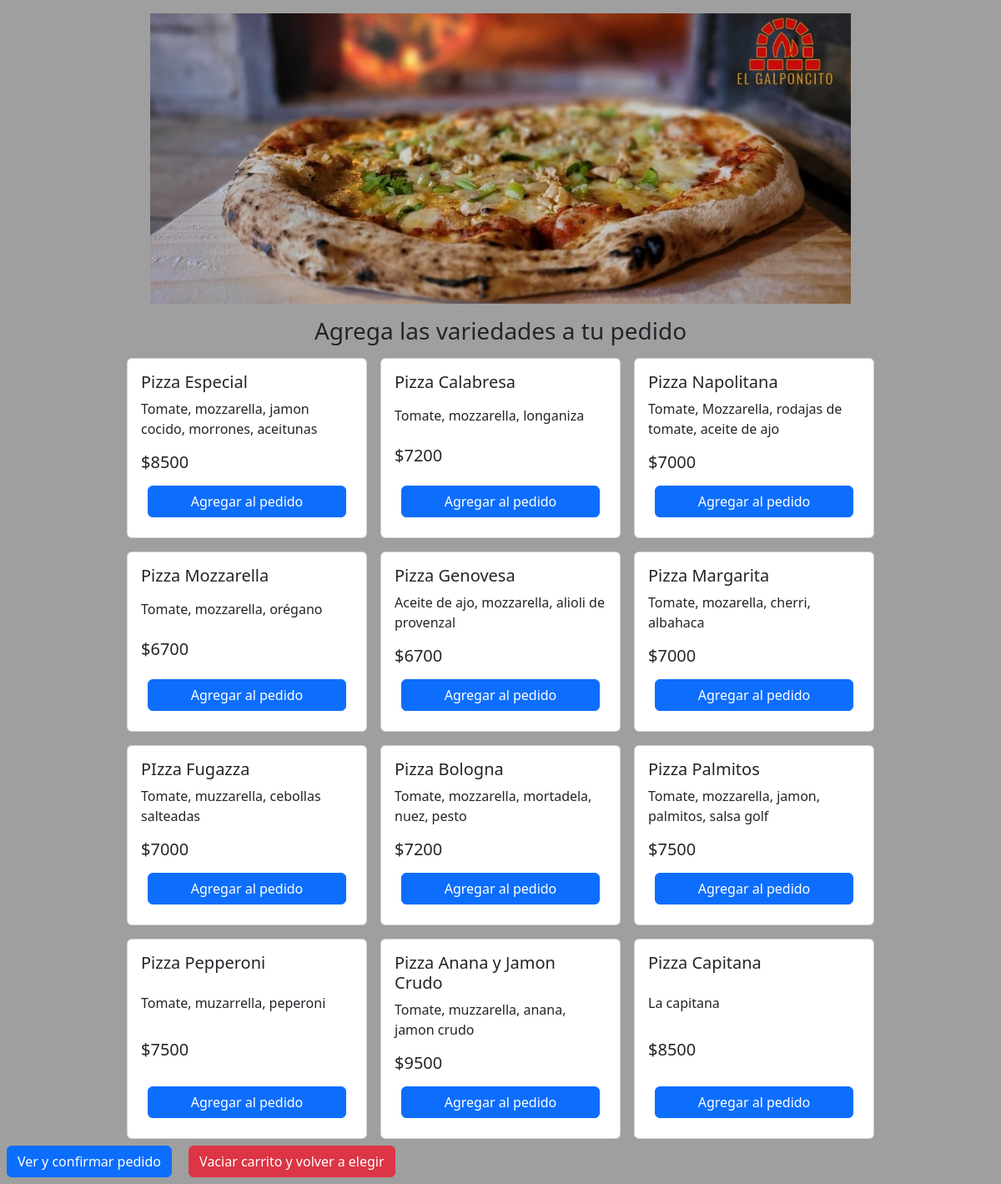
The app's page /, older data.
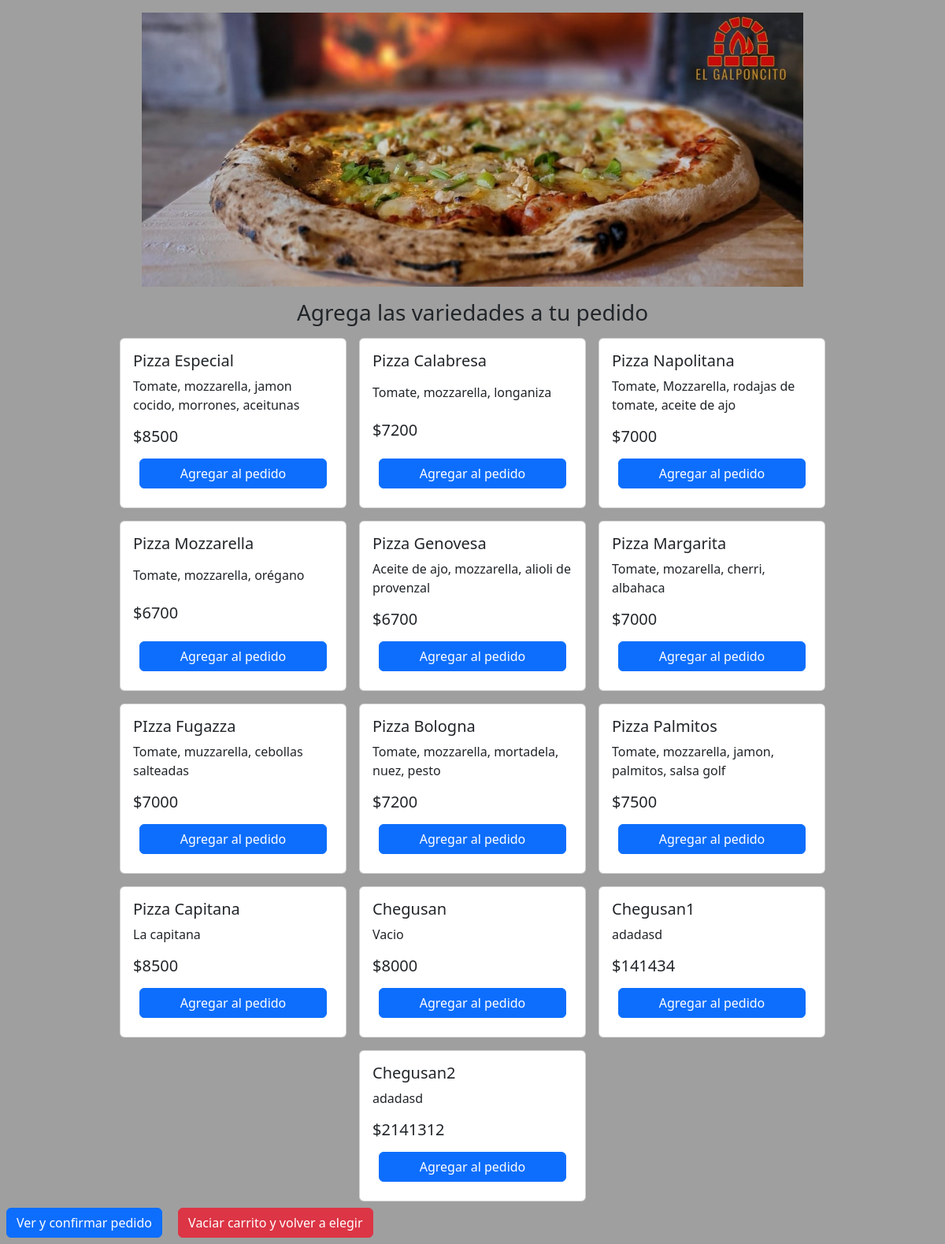
The same page, newer data.
### productos/models.py (models this page shows, shortened)
class Producto(models.Model):
    nombre = models.CharField(max_length=75)
    descripcion = models.CharField(max_length=200)
    precio = models.IntegerField()
    disponible = models.BooleanField()
    masasxunidad = models.DecimalField(decimal_places=1, max_digits=4)

### cliente/views.py (the view)
# urls.py: path('', views.cliente, name='Cliente'),
def cliente(request):
    productos = Producto.objects.all()
    return render(request, 'cliente/cliente.html', {'productos': productos})

### templates/cliente/cliente.html (shortened to what this page needs)
<!DOCTYPE html>
<html lang="en">
<head>
    {% load static %}
    <link href="https://cdn.jsdelivr.net/npm/bootstrap@5.3.3/dist/css/bootstrap.min.css" rel="stylesheet">
    <link rel="stylesheet" type="text/css" href={% static "css/cliente_styles.css" %} />
</head>
<body>
    <header class="text-center my-3">
        <img src={% static 'img/logo.jpg' %} class="img-fluid" alt="Logo de la Pizzería">
        <h3>Agrega las variedades a tu pedido</h3>
    </header>
    <div id="productos">
        {% for producto in productos %}
        <div class="card" style="width: 18rem;">
            <div class="card-body">
                <h5 class="card-title">{{ producto.nombre }}</h5>
                <p class="card-text">{{ producto.descripcion }}</p>
                <h5 class="card-text">${{ producto.precio }} </h5>
                <button class="btn btn-primary" onclick="agregarProducto('{{ producto.id }}', '{{ producto.nombre }}', '{{ producto.precio }}')">Agregar al pedido</button>
            </div>
        </div>
        {% endfor %}
    </div>
    <div>
    <a class="btn btn-primary" href="form_cliente/">Ver y confirmar pedido</a>
    <a class="btn btn-danger" onclick='vaciarCarrito()'>Vaciar carrito y volver a elegir</a>
    </div>
</body>
</html>

### static/css/cliente_styles.css (style rules this page uses)
body { background: rgb(159, 159, 159); }
header img { width: 70%; height: auto; max-height: 350px; object-fit: fill; }
header h3 { margin-top: 1rem; margin-bottom: 1rem; }
#productos { padding-left: 8px; padding-right: 8px; display: flex; flex-wrap: wrap; gap: 1rem; justify-content: center; }
.card-body { display: flex; flex-direction: column; justify-content: space-between; height: 100%; }
.btn { margin: 8px; }

Row changes from the older to the newer data that the page shows:
removed Producto: nombre "Pizza Pepperoni", descripcion "Tomate, muzarrella, peperoni", precio "7500"
removed Producto: nombre "Pizza Anana y Jamon Crudo", descripcion "Tomate, muzzarella, anana, jamon crudo", precio "9500"
added Producto: nombre "Chegusan", descripcion "Vacio", precio "8000"
added Producto: nombre "Chegusan1", descripcion "adadasd", precio "141434"
added Producto: nombre "Chegusan2", descripcion "adadasd", precio "2141312"
